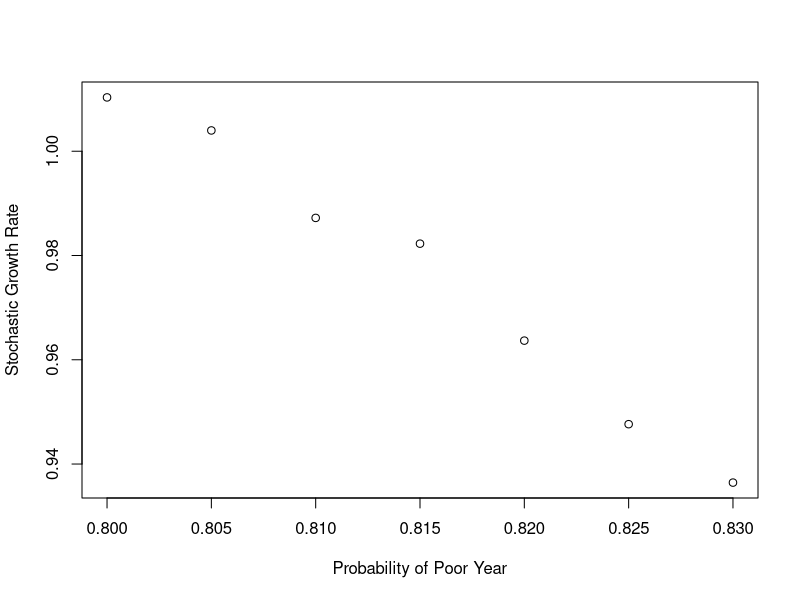
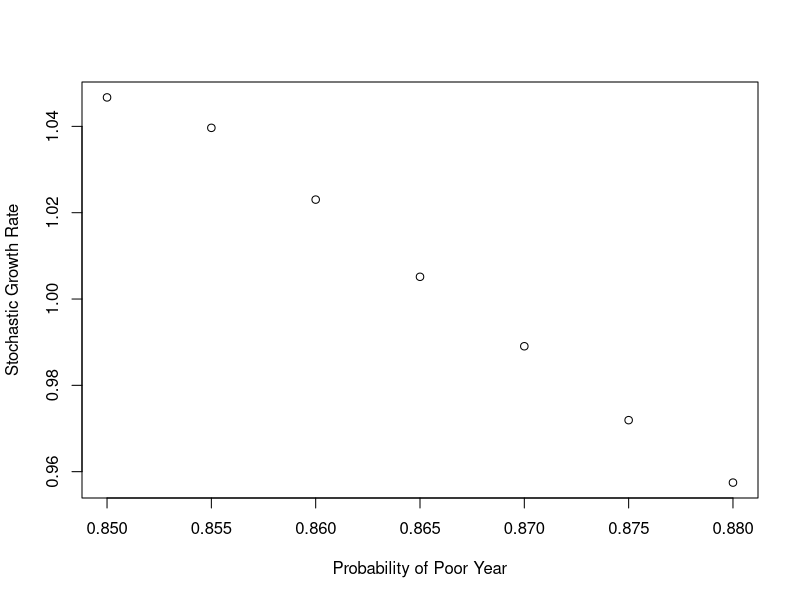

The R source for these figures, in order:
# Matrix Models for Population Management & Conservation
# 2014
# CNRS CEFE workshop, Montpellier, France
# Jean-Dominique Lebreton, Olivier Gimenez, Dave Koons

# EXERCISE 5: Herbivory and environmental variation in the common kidney vetch

rm(list=ls(all=TRUE))   # clears the R memory, which is sometimes useful

################################################################################
# Grazed population                                                            #
################################################################################
library(MASS) # an R package needed for some matrix functions
# Finding the frequency of Poor years that can be sustained
tspan <- 100000  # following ergodic theory, we just need 1 long simulation to
                 # estimate the stochastic growth rate
# Define demographic parameters that do not vary over time
CS <- 0.40
C1 <- 0.19
C2 <- 0.40
CJ <- 0.10
C3 <- 0.84
C3p<- 0.84
C4 <- 0.50
C4p<- 0.50

# generate sequence of probabilities of Poor years to iterate over
P <- seq(0.8, 0.83, by = 0.005)
# storage place for stochastic growth rates across different values of P
Lambda_s <- matrix(0,length(P),1)

for (p in 1:length(P)){
  # Define vector of initial abundance
  n <- c(1/6,1/6,1/6,1/6,1/6,1/6)
  # Temporary storage place for per time step growth rates for eventual
  # calculation of the stochastic growth rates
  gr <- matrix(0,tspan-1,1)
  for (t in 2:tspan){
    X <- rbinom(1, 1, P[p])
    f1 <- X*0 + (1-X)*54
    f2 <- X*0.4 + (1-X)*82
    f2p <- X*0.7 + (1-X)*130
    f3 <- f2
    A <- matrix(c(
    CS, f1*C2, f2*C3, f2p*C3p, f3*C4, f3*C4p,
    C1, 0, 0, 0, 0, 0,
    0, C2, 0, 0, 0, 0,
    0, CJ, 0, 0, 0, 0,
    0, 0, 0, 0, C3p, 0,
    0, 0, 0, C3, 0, 0),nrow=6, byrow=T)
    n <- A%*%n
    gr[t-1] <- sum(n)
    n <- n/gr[t-1]    # this is a trick to avoid numerical problems of very
                      # large or small abundance values and it does not affect
                      # the result: Caswell 2001
  }
ln_lambda_s <- mean(log(gr))
Lambda_s[p] <- exp(ln_lambda_s)
}

plot(P,Lambda_s,xlab="Probability of Poor Year",ylab="Stochastic Growth Rate")


################################################################################
# Ungrazed population                                                          #
################################################################################
# Finding the frequency of Poor years that can be sustained
tspan <- 100000  # following ergodic theory, we just need 1 long simulation to
                 # estimate the stochastic growth rate
# Define demographic parameters that do not vary over time
CS <- 0.43
C1 <- 0.14
C2 <- 0.50
CJ <- 0.17
C3 <- 0.74
C3p <- 0.47
C4 <- 0.48
C4p <- 0.32

# generate sequence of probabilities of Poor years to iterate over
P <- seq(0.85, 0.88, by = 0.005)
# storage place for stochastic growth rates across different values of P
Lambda_s <- matrix(0,length(P),1)

for (p in 1:length(P)){
  # Define vector of initial abundance
  n <- c(1/6,1/6,1/6,1/6,1/6,1/6)
  # Temporary storage place for per time step growth rates for eventual
  # calculation of the stochastic growth rates
  gr <- matrix(0,tspan-1,1)
  for (t in 2:tspan){
    X <- rbinom(1, 1, P[p])
    f1 <- X*0 + (1-X)*72
    f2 <- X*1.0 + (1-X)*246
    f2p <- X*1.6 + (1-X)*370
    f3 <- f2
    A <- matrix(c(
    CS, f1*C2, f2*C3, f2p*C3p, f3*C4, f3*C4p,
    C1, 0, 0, 0, 0, 0,
    0, C2, 0, 0, 0, 0,
    0, CJ, 0, 0, 0, 0,
    0, 0, 0, 0, C3p, 0,
    0, 0, 0, C3, 0, 0),nrow=6, byrow=T)
    n <- A%*%n
    gr[t-1] <- sum(n)
    n <- n/gr[t-1]    # this is a trick to avoid numerical problems of very
                      # large or small abundance values and it does not affect
                      # the result: Caswell 2001
  }
ln_lambda_s <- mean(log(gr))
Lambda_s[p] <- exp(ln_lambda_s)
}

plot(P,Lambda_s,xlab="Probability of Poor Year",ylab="Stochastic Growth Rate")

################################################################################
# Reproductive value, stable stage distribution, and elasticity in a           #
# stochastic environment; example with ungrazed kidney vetch.                  #
################################################################################
rm(list=ls(all=TRUE))   # clears the R memory, which is sometimes useful
rows <- 6
cols <- rows

tspan <- 100000

# Define demographic parameters that do not vary over time
CS <- 0.43
C1 <- 0.14
C2 <- 0.50
CJ <- 0.17
C3 <- 0.74
C3p <- 0.47
C4 <- 0.48
C4p <- 0.32

p <- 0.87

# Specify an arbitrary initial reproductive value vector and call it vvec.
# Specify an arbitrary initial population structure vector and call it wvec.
# (The long-term stochastic results are insensitive to initial population structure)
v <- matrix(0,rows,(tspan+1))
w <- matrix(0,rows,(tspan+1))
vvec <- (matrix(1,1,cols))/cols
v[,(tspan+1)] <- t(vvec)
wvec <- (matrix(1,rows,1))/rows
w[,1] <- wvec

# generate and store random values of fecundities
f1 <- f2 <- f2p <- f3 <- matrix(0,tspan,1)
for (i in tspan:1) {
    X <- rbinom(1, 1, p)
    f1[i] <- X*0 + (1-X)*72
    f2[i] <- X*1.0 + (1-X)*246
    f2p[i] <- X*1.6 + (1-X)*370
    f3[i] <- f2[i]
}

# generate and store the sequence of reproductive value vectors in reverse time
# ...strange but it works this way because r.v. is a measure of current and
# 'future' contribution to the population. One must start with a 'future'
# quantity and work backwards until stability is reached.
for (i in tspan:1) {
    A <- matrix(c(
    CS, f1[i]*C2, f2[i]*C3, f2p[i]*C3p, f3[i]*C4, f3[i]*C4p,
    C1, 0, 0, 0, 0, 0,
    0, C2, 0, 0, 0, 0,
    0, CJ, 0, 0, 0, 0,
    0, 0, 0, 0, C3p, 0,
    0, 0, 0, C3, 0, 0),nrow=6, byrow=T)
    vvec <- vvec%*%A
    vvec <- vvec/sum(vvec)
    v[,i] <- t(vvec)
}
## the reproductive values in a stochastic environment ##
RV <- c(mean(v[1,]),mean(v[2,]),mean(v[3,]),mean(v[4,]),mean(v[5,]),mean(v[6,]))
RV

# begin looping forward through time to calculate the stable stage distribution
# and population growth rate in a stochastic environment
gr <- matrix(0,tspan,1)

for (i in 1:tspan) {
    A <- matrix(c(
    CS, f1[i]*C2, f2[i]*C3, f2p[i]*C3p, f3[i]*C4, f3[i]*C4p,
    C1, 0, 0, 0, 0, 0,
    0, C2, 0, 0, 0, 0,
    0, CJ, 0, 0, 0, 0,
    0, 0, 0, 0, C3p, 0,
    0, 0, 0, C3, 0, 0),nrow=6, byrow=T)
    wvec <- A%*%wvec
    gr[i] <- sum(wvec)           # per time step population growth rate
    wvec <- wvec/gr[i]           # per time step measures of age distribution
    w[,(i+1)] <- wvec
}
# Stable stage distribution
SSD <- c(mean(w[1,]),mean(w[2,]),mean(w[3,]),mean(w[4,]),mean(w[5,]),mean(w[6,]))
ln_lambda_s = mean(log(gr))       # the stochastic population growth rate
Lambda_s = exp(ln_lambda_s)       # the stochastic population growth rate on the
                                  # non-logged scale
SSD
Lambda_s

# Elasticity analysis of Lambda_s to simultaneous proportional changes in
# both the mean and variance of matrix-entry vital rates
EMAT = matrix(0,rows,cols)        # initialize the elasticity matrix
# calculate summations
for (i in 1:tspan) {
    A <- matrix(c(
    CS, f1[i]*C2, f2[i]*C3, f2p[i]*C3p, f3[i]*C4, f3[i]*C4p,
    C1, 0, 0, 0, 0, 0,
    0, C2, 0, 0, 0, 0,
    0, CJ, 0, 0, 0, 0,
    0, 0, 0, 0, C3p, 0,
    0, 0, 0, C3, 0, 0),nrow=6, byrow=T)
    EMAT <- EMAT +(v[,(i+1)]%*%t(w[,i])*A)/as.numeric(gr[i]*t(v[,(i+1)])%*%w[,(i+1)])
    }
# divide summation by the time span
EMAT <- round(EMAT/(tspan+1),3)
EMAT

# a check to make sure calculations are correct
sum(sum(EMAT))